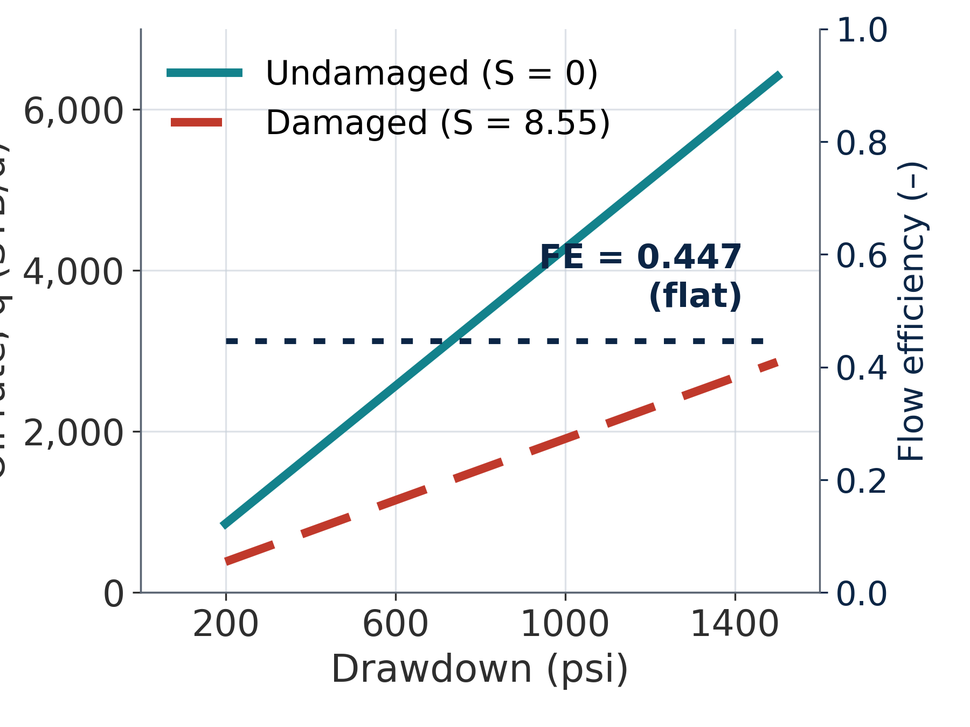
#> input picture deck/figures/b4_drawdown.png, 970 x 727 px, shrunk from 1800 x 1350 before the run; its folder holds only this picture in this run
$ python cropfigs.py
#> lines starting #> are read from the running program, lines starting #| are printed output that depends on the picture
"""Tight-crop every figure to its ink, keeping a fixed margin, so slide layout is exact."""
from PIL import Image, ImageChops
import glob, os
for p in sorted(glob.glob("figures/*.png")):
    im = Image.open(p).convert("RGB")
    bg = Image.new("RGB", im.size, (255, 255, 255))
#> bg: PIL image 970x727 RGB; every value is 255
    bbox = ImageChops.difference(im, bg).getbbox()
#> bbox = (0, 14, 932, 692)
    if bbox:
        m = 12
        b = (max(0, bbox[0]-m), max(0, bbox[1]-m),
             min(im.width, bbox[2]+m), min(im.height, bbox[3]+m))
#> b = (0, 2, 944, 704)
        im.crop(b).save(p)
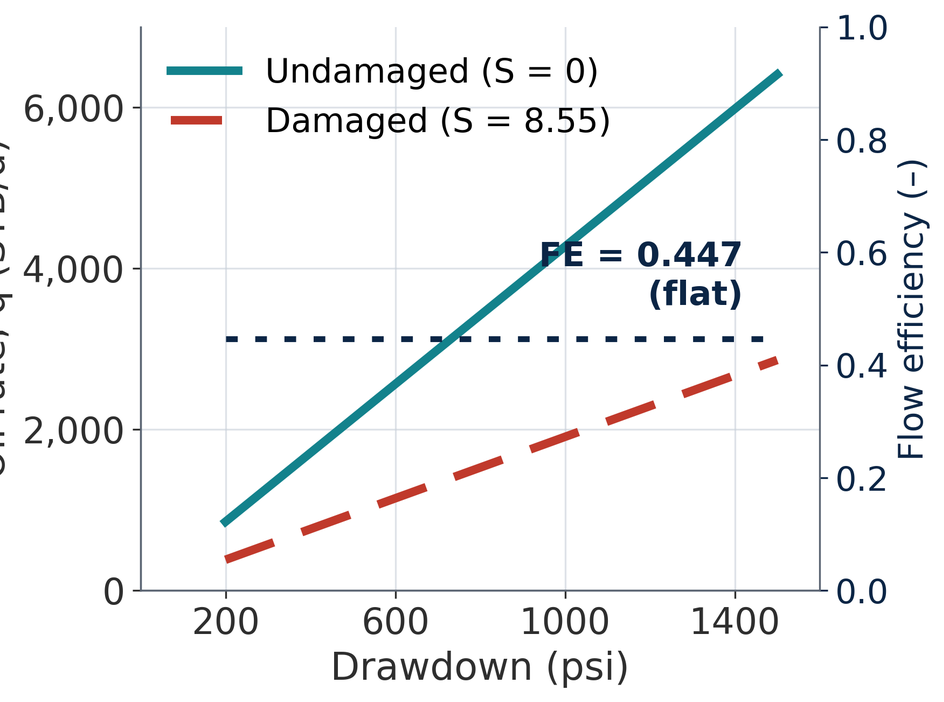
#> saved as b4_drawdown.png: PIL image 944x702 RGB; mean R, G, B 243.3, 244.1, 244.7
        print(f"{os.path.basename(p):20s} {im.size} -> {Image.open(p).size}")
#| b4_drawdown.png      (970, 727) -> (944, 702)

$ run again, on deck/figures/s14_buildup.png
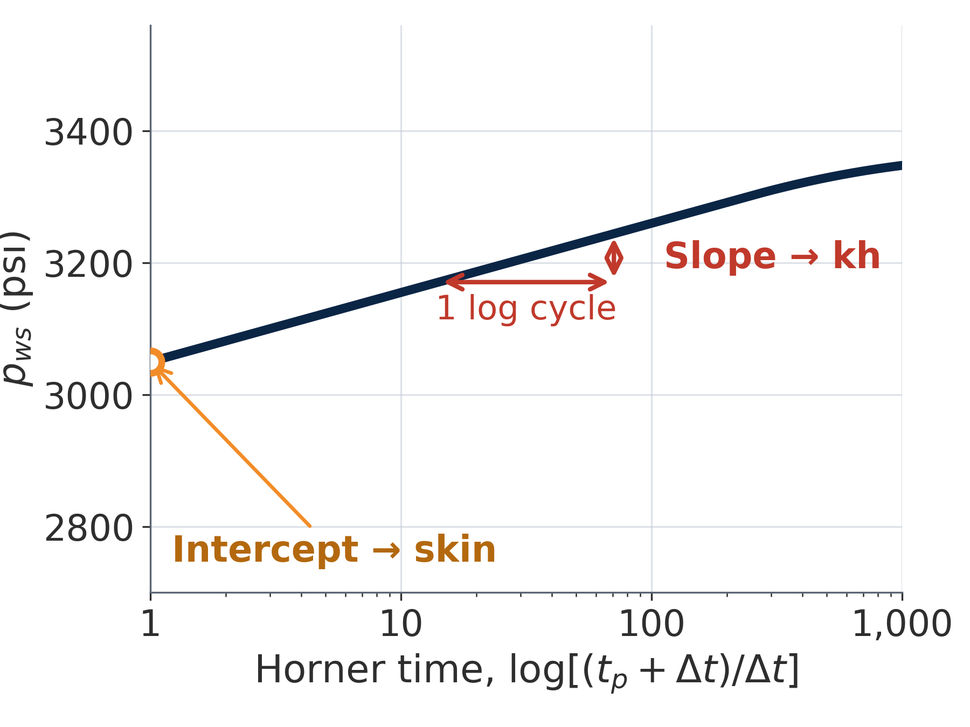
#> input picture deck/figures/s14_buildup.png, 970 x 727 px, shrunk from 1800 x 1350 before the run
#> bg: PIL image 970x727 RGB; every value is 255
#> bbox = (0, 22, 953, 696)
#> b = (0, 10, 965, 708)
#> `im.crop(b).save(p)`:
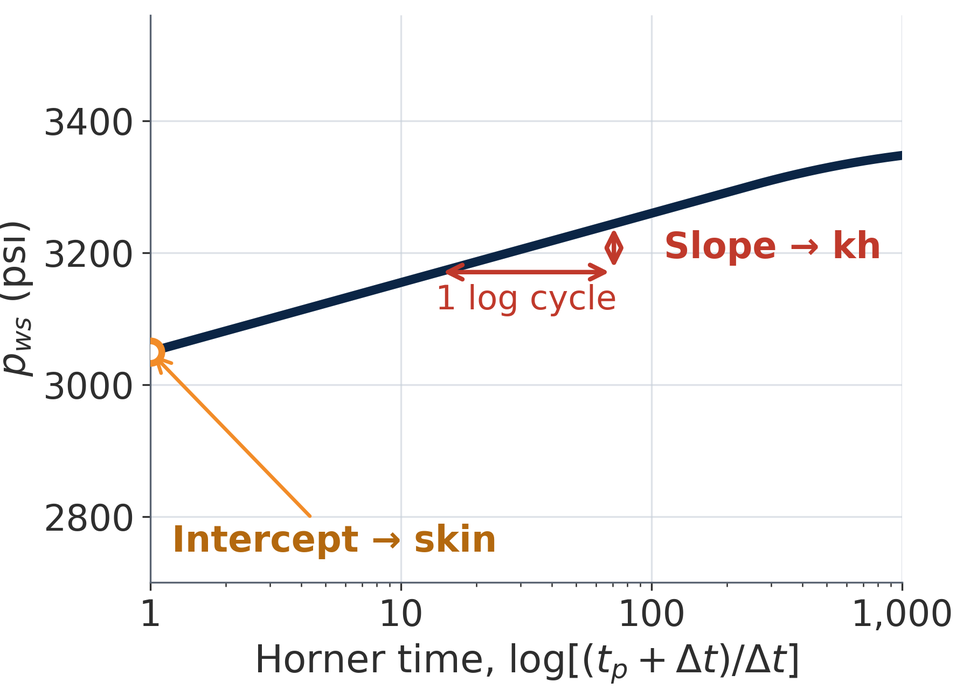
#> saved as s14_buildup.png: PIL image 965x698 RGB; mean R, G, B 247.4, 246.2, 245.9
#| s14_buildup.png      (970, 727) -> (965, 698)

$ run again, on deck/figures/s15_hawkins.png
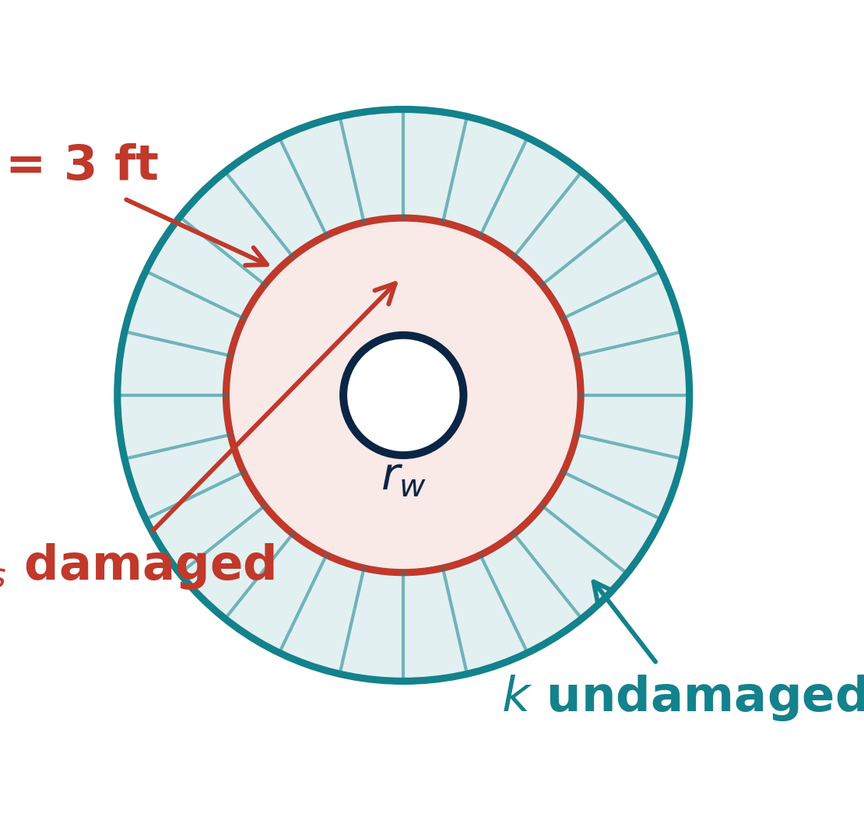
#> input picture deck/figures/s15_hawkins.png, 864 x 817 px, shrunk from 1110 x 1050 before the run
#> bg: PIL image 864x817 RGB; every value is 255
#> bbox = (0, 103, 864, 724)
#> b = (0, 91, 864, 736)
#> `im.crop(b).save(p)`:
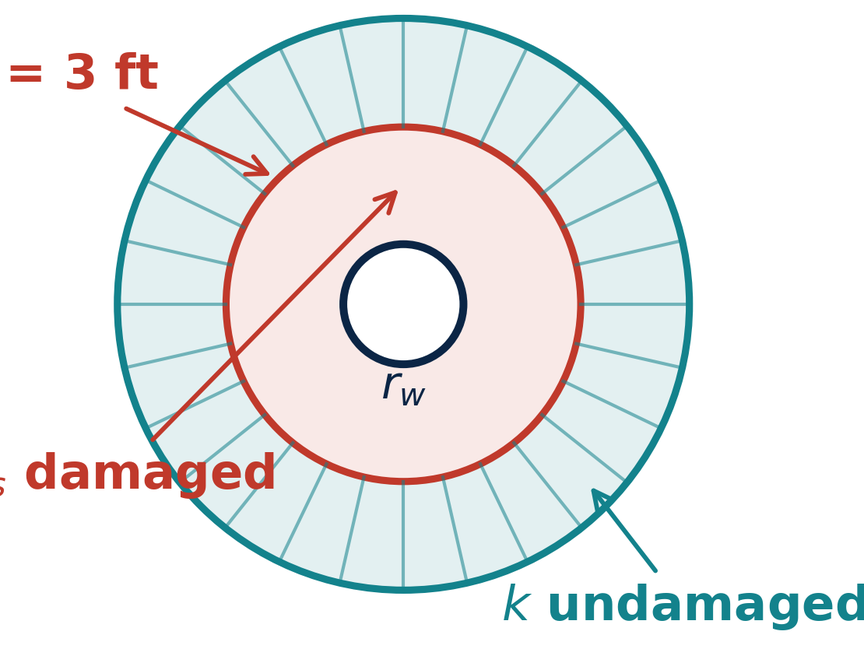
#> saved as s15_hawkins.png: PIL image 864x645 RGB; mean R, G, B 233.6, 235.5, 235.7
#| s15_hawkins.png      (864, 817) -> (864, 645)

$ run again, on deck/figures/s16_bars.png
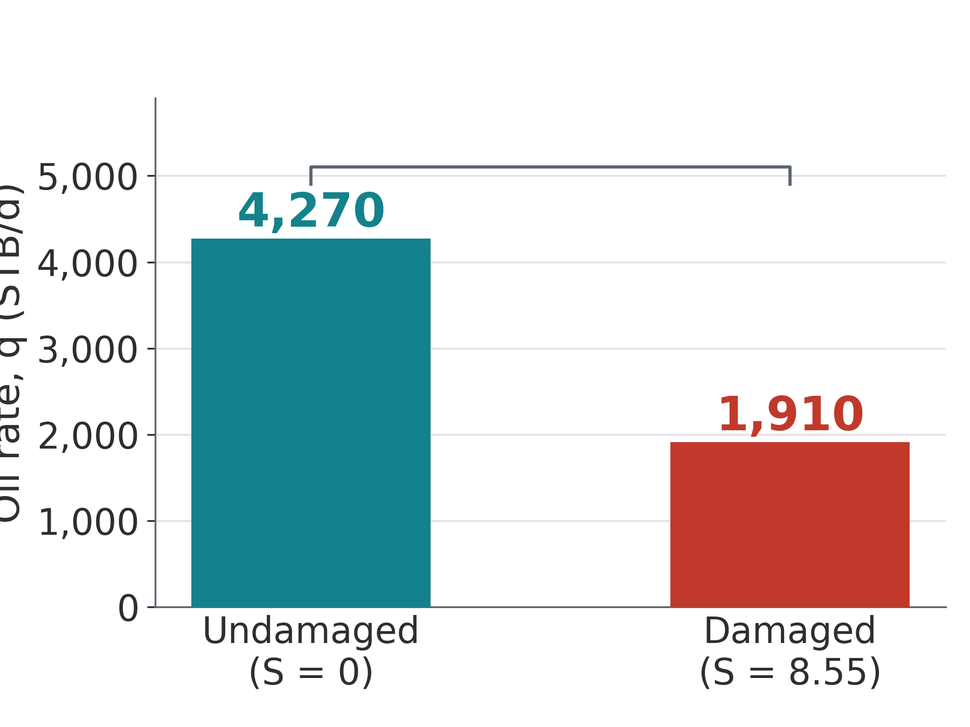
#> input picture deck/figures/s16_bars.png, 970 x 727 px, shrunk from 1800 x 1350 before the run
#> bg: PIL image 970x727 RGB; every value is 255
#> bbox = (0, 95, 948, 692)
#> b = (0, 83, 960, 704)
#> `im.crop(b).save(p)`:
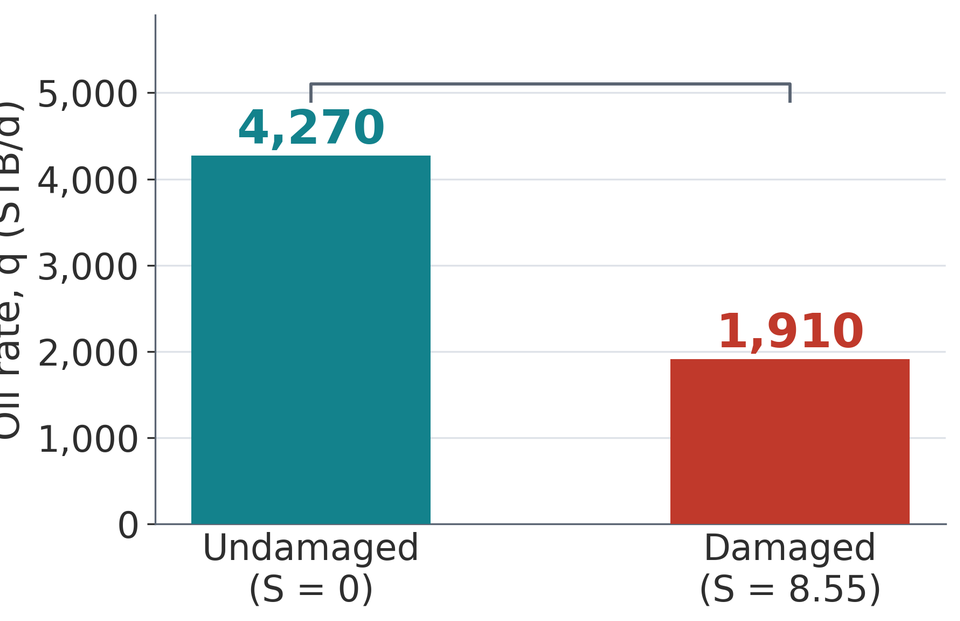
#> saved as s16_bars.png: PIL image 960x621 RGB; mean R, G, B 209.3, 216.8, 217.5
#| s16_bars.png         (970, 727) -> (960, 621)

$ run again, on deck/figures/s10_solids.png
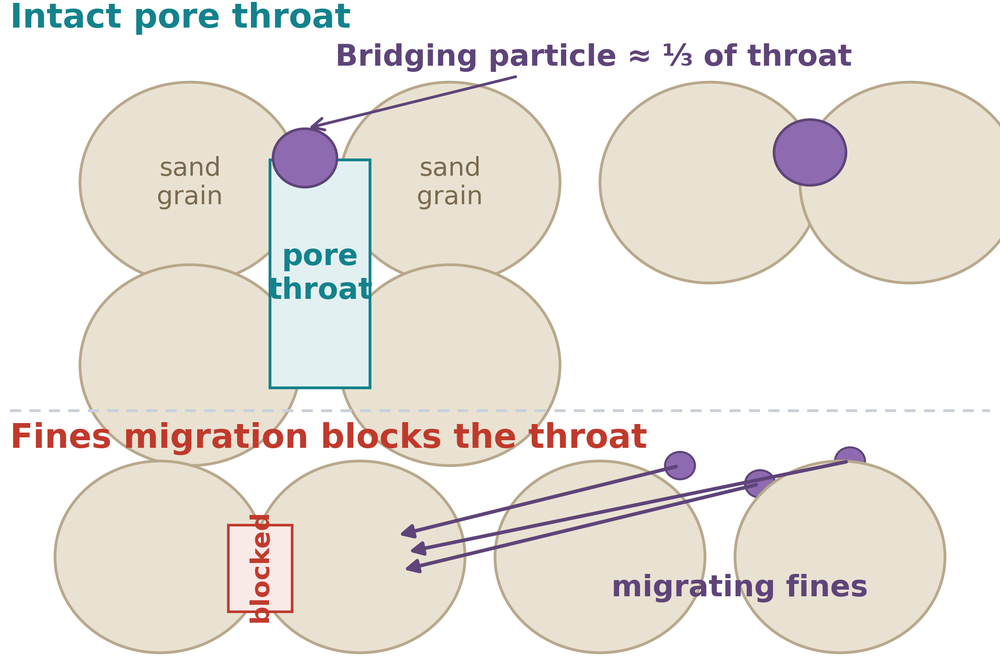
#> input picture deck/figures/s10_solids.png, 1000 x 671 px, shrunk from 2100 x 1410 before the run
#> bg: PIL image 1000x671 RGB; every value is 255
#> bbox = (9, 0, 1000, 657)
#> b = (0, 0, 1000, 669)
#> `im.crop(b).save(p)`:
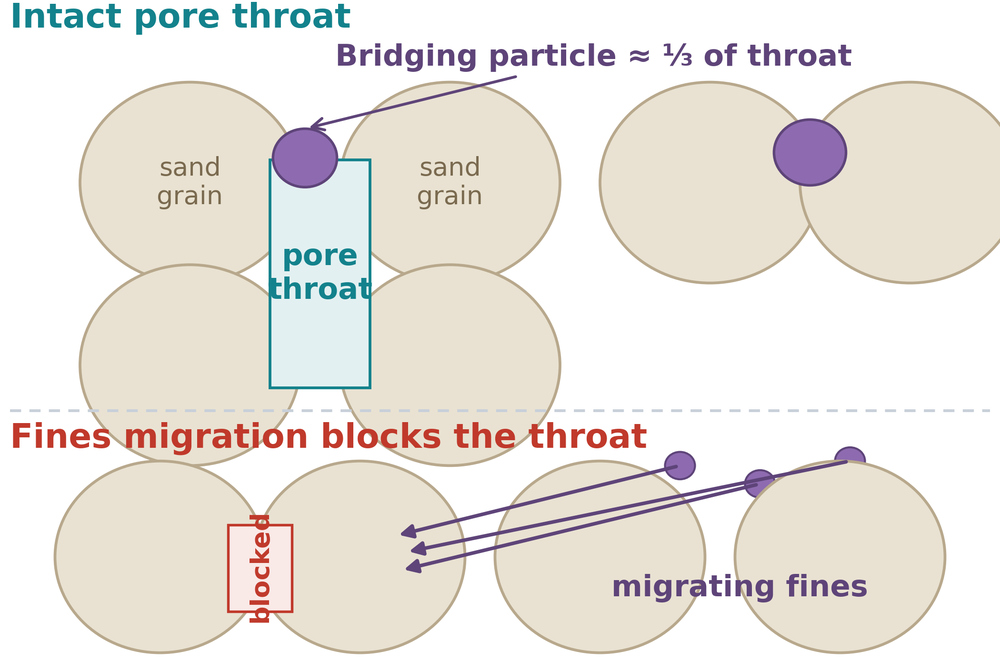
#> saved as s10_solids.png: PIL image 1000x669 RGB; mean R, G, B 234.9, 230.3, 224.4
#| s10_solids.png       (1000, 671) -> (1000, 669)
